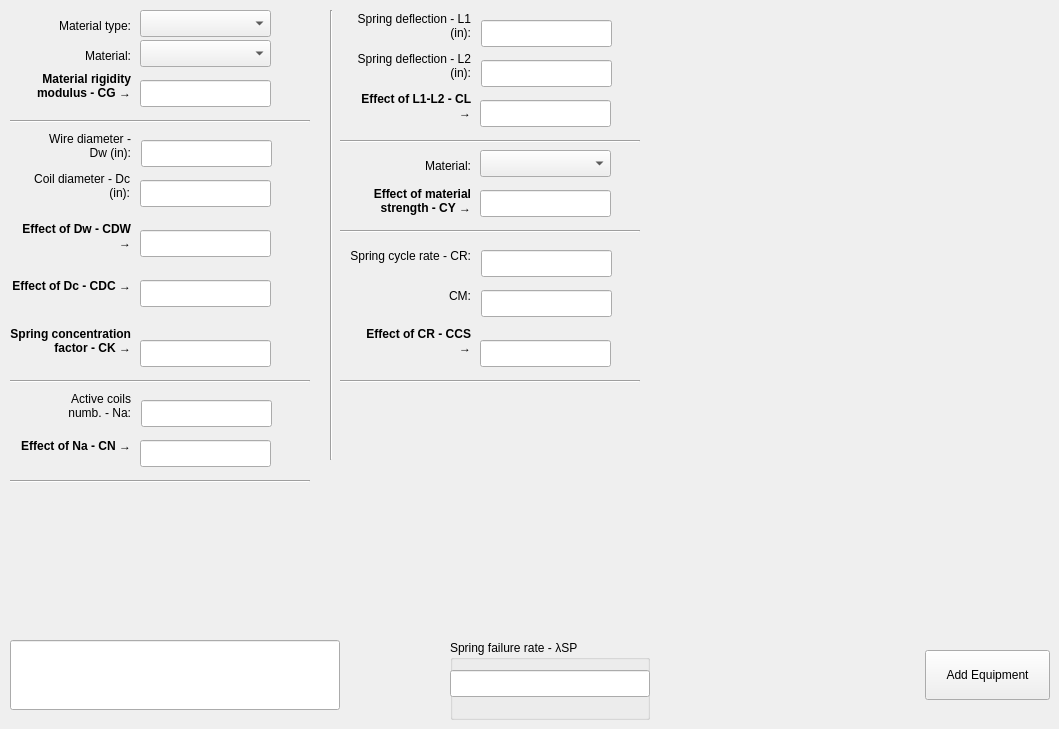
    <widget class="QWidget" name="tab_springs">
     <attribute name="title">
      <string>Springs</string>
     </attribute>
     <widget class="QComboBox" name="comboBox_sp_material_type">
      <property name="geometry">
       <rect>
        <x>140</x>
        <y>10</y>
        <width>131</width>
        <height>27</height>
       </rect>
      </property>
     </widget>
     <widget class="QLabel" name="label_sp_material_type">
      <property name="geometry">
       <rect>
        <x>30</x>
        <y>10</y>
        <width>101</width>
        <height>31</height>
       </rect>
      </property>
      <property name="text">
       <string>Material type:</string>
      </property>
      <property name="alignment">
       <set>Qt::AlignRight|Qt::AlignTrailing|Qt::AlignVCenter</set>
      </property>
     </widget>
     <widget class="QComboBox" name="comboBox_sp_material">
      <property name="geometry">
       <rect>
        <x>140</x>
        <y>40</y>
        <width>131</width>
        <height>27</height>
       </rect>
      </property>
     </widget>
     <widget class="QLabel" name="label_sp_material">
      <property name="geometry">
       <rect>
        <x>30</x>
        <y>40</y>
        <width>101</width>
        <height>31</height>
       </rect>
      </property>
      <property name="text">
       <string>Material:</string>
      </property>
      <property name="alignment">
       <set>Qt::AlignRight|Qt::AlignTrailing|Qt::AlignVCenter</set>
      </property>
     </widget>
     <widget class="QLineEdit" name="lineEdit_sp_c_g">
      <property name="geometry">
       <rect>
        <x>140</x>
        <y>80</y>
        <width>131</width>
        <height>27</height>
       </rect>
      </property>
      <property name="readOnly">
       <bool>true</bool>
      </property>
     </widget>
     <widget class="QLabel" name="label_sp_c_g">
      <property name="geometry">
       <rect>
        <x>-10</x>
        <y>70</y>
        <width>141</width>
        <height>31</height>
       </rect>
      </property>
      <property name="font">
       <font>
        <weight>75</weight>
        <bold>true</bold>
       </font>
      </property>
      <property name="text">
       <string>Material rigidity modulus - CG →</string>
      </property>
      <property name="alignment">
       <set>Qt::AlignRight|Qt::AlignTrailing|Qt::AlignVCenter</set>
      </property>
      <property name="wordWrap">
       <bool>true</bool>
      </property>
     </widget>
     <widget class="Line" name="line_58">
      <property name="geometry">
       <rect>
        <x>10</x>
        <y>120</y>
        <width>300</width>
        <height>3</height>
       </rect>
      </property>
      <property name="orientation">
       <enum>Qt::Horizontal</enum>
      </property>
     </widget>
     <widget class="QLineEdit" name="lineEdit_sp_d_w">
      <property name="geometry">
       <rect>
        <x>141</x>
        <y>140</y>
        <width>131</width>
        <height>27</height>
       </rect>
      </property>
     </widget>
     <widget class="QLabel" name="label_sp_d_w">
      <property name="geometry">
       <rect>
        <x>30</x>
        <y>130</y>
        <width>101</width>
        <height>31</height>
       </rect>
      </property>
      <property name="text">
       <string>Wire diameter - Dw (in):</string>
      </property>
      <property name="alignment">
       <set>Qt::AlignRight|Qt::AlignTrailing|Qt::AlignVCenter</set>
      </property>
      <property name="wordWrap">
       <bool>true</bool>
      </property>
     </widget>
     <widget class="QLabel" name="label_sp_c_dw">
      <property name="geometry">
       <rect>
        <x>10</x>
        <y>220</y>
        <width>121</width>
        <height>31</height>
       </rect>
      </property>
      <property name="font">
       <font>
        <weight>75</weight>
        <bold>true</bold>
       </font>
      </property>
      <property name="text">
       <string>Effect of Dw - CDW →</string>
      </property>
      <property name="alignment">
       <set>Qt::AlignRight|Qt::AlignTrailing|Qt::AlignVCenter</set>
      </property>
      <property name="wordWrap">
       <bool>true</bool>
      </property>
     </widget>
     <widget class="QLineEdit" name="lineEdit_sp_c_dw">
      <property name="geometry">
       <rect>
        <x>140</x>
        <y>230</y>
        <width>131</width>
        <height>27</height>
       </rect>
      </property>
      <property name="readOnly">
       <bool>true</bool>
      </property>
     </widget>
     <widget class="QLineEdit" name="lineEdit_sp_c_dc">
      <property name="geometry">
       <rect>
        <x>140</x>
        <y>280</y>
        <width>131</width>
        <height>27</height>
       </rect>
      </property>
      <property name="readOnly">
       <bool>true</bool>
      </property>
     </widget>
     <widget class="Line" name="line_60">
      <property name="geometry">
       <rect>
        <x>10</x>
        <y>380</y>
        <width>300</width>
        <height>3</height>
       </rect>
      </property>
      <property name="orientation">
       <enum>Qt::Horizontal</enum>
      </property>
     </widget>
     <widget class="QLabel" name="label_sp_c_dc">
      <property name="geometry">
       <rect>
        <x>10</x>
        <y>270</y>
        <width>121</width>
        <height>31</height>
       </rect>
      </property>
      <property name="font">
       <font>
        <weight>75</weight>
        <bold>true</bold>
       </font>
      </property>
      <property name="text">
       <string>Effect of Dc - CDC →</string>
      </property>
      <property name="alignment">
       <set>Qt::AlignRight|Qt::AlignTrailing|Qt::AlignVCenter</set>
      </property>
      <property name="wordWrap">
       <bool>true</bool>
      </property>
     </widget>
     <widget class="QLineEdit" name="lineEdit_sp_d_c">
      <property name="geometry">
       <rect>
        <x>140</x>
        <y>180</y>
        <width>131</width>
        <height>27</height>
       </rect>
      </property>
     </widget>
     <widget class="QLabel" name="label_sp_d_c">
      <property name="geometry">
       <rect>
        <x>29</x>
        <y>170</y>
        <width>101</width>
        <height>31</height>
       </rect>
      </property>
      <property name="text">
       <string>Coil diameter - Dc (in):</string>
      </property>
      <property name="alignment">
       <set>Qt::AlignRight|Qt::AlignTrailing|Qt::AlignVCenter</set>
      </property>
      <property name="wordWrap">
       <bool>true</bool>
      </property>
     </widget>
     <widget class="QLineEdit" name="lineEdit_sp_c_n">
      <property name="geometry">
       <rect>
        <x>140</x>
        <y>440</y>
        <width>131</width>
        <height>27</height>
       </rect>
      </property>
      <property name="readOnly">
       <bool>true</bool>
      </property>
     </widget>
     <widget class="Line" name="line_61">
      <property name="geometry">
       <rect>
        <x>10</x>
        <y>480</y>
        <width>300</width>
        <height>3</height>
       </rect>
      </property>
      <property name="orientation">
       <enum>Qt::Horizontal</enum>
      </property>
     </widget>
     <widget class="QLineEdit" name="lineEdit_sp_n_a">
      <property name="geometry">
       <rect>
        <x>141</x>
        <y>400</y>
        <width>131</width>
        <height>27</height>
       </rect>
      </property>
     </widget>
     <widget class="QLabel" name="label_sp_c_n">
      <property name="geometry">
       <rect>
        <x>20</x>
        <y>430</y>
        <width>111</width>
        <height>31</height>
       </rect>
      </property>
      <property name="font">
       <font>
        <weight>75</weight>
        <bold>true</bold>
       </font>
      </property>
      <property name="text">
       <string>Effect of Na - CN →</string>
      </property>
      <property name="alignment">
       <set>Qt::AlignRight|Qt::AlignTrailing|Qt::AlignVCenter</set>
      </property>
      <property name="wordWrap">
       <bool>true</bool>
      </property>
     </widget>
     <widget class="QLabel" name="label_sp_n_a">
      <property name="geometry">
       <rect>
        <x>40</x>
        <y>390</y>
        <width>91</width>
        <height>31</height>
       </rect>
      </property>
      <property name="text">
       <string>Active coils numb. - Na:</string>
      </property>
      <property name="alignment">
       <set>Qt::AlignRight|Qt::AlignTrailing|Qt::AlignVCenter</set>
      </property>
      <property name="wordWrap">
       <bool>true</bool>
      </property>
     </widget>
     <widget class="QLineEdit" name="lineEdit_sp_l1_l2">
      <property name="geometry">
       <rect>
        <x>480</x>
        <y>100</y>
        <width>131</width>
        <height>27</height>
       </rect>
      </property>
      <property name="readOnly">
       <bool>true</bool>
      </property>
     </widget>
     <widget class="QLabel" name="label_sp_l_1">
      <property name="geometry">
       <rect>
        <x>340</x>
        <y>10</y>
        <width>131</width>
        <height>31</height>
       </rect>
      </property>
      <property name="text">
       <string>Spring deflection - L1 (in):</string>
      </property>
      <property name="alignment">
       <set>Qt::AlignRight|Qt::AlignTrailing|Qt::AlignVCenter</set>
      </property>
      <property name="wordWrap">
       <bool>true</bool>
      </property>
     </widget>
     <widget class="QLineEdit" name="lineEdit_sp_l_1">
      <property name="geometry">
       <rect>
        <x>481</x>
        <y>20</y>
        <width>131</width>
        <height>27</height>
       </rect>
      </property>
     </widget>
     <widget class="Line" name="line_62">
      <property name="geometry">
       <rect>
        <x>340</x>
        <y>140</y>
        <width>300</width>
        <height>3</height>
       </rect>
      </property>
      <property name="orientation">
       <enum>Qt::Horizontal</enum>
      </property>
     </widget>
     <widget class="QLabel" name="label_sp_l1_l2">
      <property name="geometry">
       <rect>
        <x>350</x>
        <y>90</y>
        <width>121</width>
        <height>31</height>
       </rect>
      </property>
      <property name="font">
       <font>
        <weight>75</weight>
        <bold>true</bold>
       </font>
      </property>
      <property name="text">
       <string>Effect of L1-L2 - CL →</string>
      </property>
      <property name="alignment">
       <set>Qt::AlignRight|Qt::AlignTrailing|Qt::AlignVCenter</set>
      </property>
      <property name="wordWrap">
       <bool>true</bool>
      </property>
     </widget>
     <widget class="QLineEdit" name="lineEdit_sp_l_2">
      <property name="geometry">
       <rect>
        <x>481</x>
        <y>60</y>
        <width>131</width>
        <height>27</height>
       </rect>
      </property>
     </widget>
     <widget class="QLabel" name="label_sp_l_2">
      <property name="geometry">
       <rect>
        <x>340</x>
        <y>50</y>
        <width>131</width>
        <height>31</height>
       </rect>
      </property>
      <property name="text">
       <string>Spring deflection - L2 (in):</string>
      </property>
      <property name="alignment">
       <set>Qt::AlignRight|Qt::AlignTrailing|Qt::AlignVCenter</set>
      </property>
      <property name="wordWrap">
       <bool>true</bool>
      </property>
     </widget>
     <widget class="Line" name="line_63">
      <property name="geometry">
       <rect>
        <x>330</x>
        <y>10</y>
        <width>3</width>
        <height>450</height>
       </rect>
      </property>
      <property name="orientation">
       <enum>Qt::Vertical</enum>
      </property>
     </widget>
     <widget class="QLabel" name="label_sp_material_2">
      <property name="geometry">
       <rect>
        <x>370</x>
        <y>150</y>
        <width>101</width>
        <height>31</height>
       </rect>
      </property>
      <property name="text">
       <string>Material:</string>
      </property>
      <property name="alignment">
       <set>Qt::AlignRight|Qt::AlignTrailing|Qt::AlignVCenter</set>
      </property>
     </widget>
     <widget class="QComboBox" name="comboBox_sp_material_2">
      <property name="geometry">
       <rect>
        <x>480</x>
        <y>150</y>
        <width>131</width>
        <height>27</height>
       </rect>
      </property>
     </widget>
     <widget class="QLabel" name="label_sp_c_y">
      <property name="geometry">
       <rect>
        <x>330</x>
        <y>180</y>
        <width>141</width>
        <height>41</height>
       </rect>
      </property>
      <property name="font">
       <font>
        <weight>75</weight>
        <bold>true</bold>
       </font>
      </property>
      <property name="text">
       <string>Effect of material strength - CY →</string>
      </property>
      <property name="alignment">
       <set>Qt::AlignRight|Qt::AlignTrailing|Qt::AlignVCenter</set>
      </property>
      <property name="wordWrap">
       <bool>true</bool>
      </property>
     </widget>
     <widget class="QLineEdit" name="lineEdit_sp_c_y">
      <property name="geometry">
       <rect>
        <x>480</x>
        <y>190</y>
        <width>131</width>
        <height>27</height>
       </rect>
      </property>
      <property name="readOnly">
       <bool>true</bool>
      </property>
     </widget>
     <widget class="Line" name="line_64">
      <property name="geometry">
       <rect>
        <x>340</x>
        <y>230</y>
        <width>300</width>
        <height>3</height>
       </rect>
      </property>
      <property name="orientation">
       <enum>Qt::Horizontal</enum>
      </property>
     </widget>
     <widget class="QLineEdit" name="lineEdit_sp_c_k">
      <property name="geometry">
       <rect>
        <x>140</x>
        <y>340</y>
        <width>131</width>
        <height>27</height>
       </rect>
      </property>
      <property name="readOnly">
       <bool>true</bool>
      </property>
     </widget>
     <widget class="QLabel" name="label_sp_c_k">
      <property name="geometry">
       <rect>
        <x>0</x>
        <y>310</y>
        <width>131</width>
        <height>61</height>
       </rect>
      </property>
      <property name="font">
       <font>
        <weight>75</weight>
        <bold>true</bold>
       </font>
      </property>
      <property name="text">
       <string>Spring concentration factor - CK →</string>
      </property>
      <property name="alignment">
       <set>Qt::AlignRight|Qt::AlignTrailing|Qt::AlignVCenter</set>
      </property>
      <property name="wordWrap">
       <bool>true</bool>
      </property>
     </widget>
     <widget class="QLineEdit" name="lineEdit_sp_c_r">
      <property name="geometry">
       <rect>
        <x>481</x>
        <y>250</y>
        <width>131</width>
        <height>27</height>
       </rect>
      </property>
      <property name="text">
       <string/>
      </property>
     </widget>
     <widget class="QLabel" name="label_sp_c_r">
      <property name="geometry">
       <rect>
        <x>350</x>
        <y>240</y>
        <width>121</width>
        <height>31</height>
       </rect>
      </property>
      <property name="text">
       <string>Spring cycle rate - CR:</string>
      </property>
      <property name="alignment">
       <set>Qt::AlignRight|Qt::AlignTrailing|Qt::AlignVCenter</set>
      </property>
      <property name="wordWrap">
       <bool>true</bool>
      </property>
     </widget>
     <widget class="QLineEdit" name="lineEdit_sp_c_cs">
      <property name="geometry">
       <rect>
        <x>480</x>
        <y>340</y>
        <width>131</width>
        <height>27</height>
       </rect>
      </property>
      <property name="readOnly">
       <bool>true</bool>
      </property>
     </widget>
     <widget class="QLabel" name="label_sp_c_cs">
      <property name="geometry">
       <rect>
        <x>360</x>
        <y>310</y>
        <width>111</width>
        <height>61</height>
       </rect>
      </property>
      <property name="font">
       <font>
        <weight>75</weight>
        <bold>true</bold>
       </font>
      </property>
      <property name="text">
       <string>Effect of CR - CCS →</string>
      </property>
      <property name="alignment">
       <set>Qt::AlignRight|Qt::AlignTrailing|Qt::AlignVCenter</set>
      </property>
      <property name="wordWrap">
       <bool>true</bool>
      </property>
     </widget>
     <widget class="Line" name="line_66">
      <property name="geometry">
       <rect>
        <x>340</x>
        <y>380</y>
        <width>300</width>
        <height>3</height>
       </rect>
      </property>
      <property name="orientation">
       <enum>Qt::Horizontal</enum>
      </property>
     </widget>
     <widget class="QLineEdit" name="lineEdit_sp_c_m">
      <property name="geometry">
       <rect>
        <x>481</x>
        <y>290</y>
        <width>131</width>
        <height>27</height>
       </rect>
      </property>
      <property name="text">
       <string/>
      </property>
     </widget>
     <widget class="QLabel" name="label_sp_c_m">
      <property name="geometry">
       <rect>
        <x>350</x>
        <y>280</y>
        <width>121</width>
        <height>31</height>
       </rect>
      </property>
      <property name="text">
       <string>CM:</string>
      </property>
      <property name="alignment">
       <set>Qt::AlignRight|Qt::AlignTrailing|Qt::AlignVCenter</set>
      </property>
      <property name="wordWrap">
       <bool>true</bool>
      </property>
     </widget>
     <widget class="QGroupBox" name="groupBox_sp_lambda_sp">
      <property name="geometry">
       <rect>
        <x>450</x>
        <y>640</y>
        <width>200</width>
        <height>80</height>
       </rect>
      </property>
      <property name="title">
       <string>Spring failure rate - λSP</string>
      </property>
      <widget class="QLineEdit" name="lineEdit_sp_lamda_sp">
       <property name="geometry">
        <rect>
         <x>0</x>
         <y>30</y>
         <width>200</width>
         <height>27</height>
        </rect>
       </property>
       <property name="readOnly">
        <bool>true</bool>
       </property>
      </widget>
     </widget>
     <widget class="QLineEdit" name="lineEdit_sp_warning_box">
      <property name="geometry">
       <rect>
        <x>10</x>
        <y>640</y>
        <width>330</width>
        <height>70</height>
       </rect>
      </property>
      <property name="readOnly">
       <bool>true</bool>
      </property>
     </widget>
     <widget class="QPushButton" name="addButton_c_me_springs">
      <property name="geometry">
       <rect>
        <x>925</x>
        <y>650</y>
        <width>125</width>
        <height>50</height>
       </rect>
      </property>
      <property name="text">
       <string>Add Equipment</string>
      </property>
     </widget>
    </widget>
